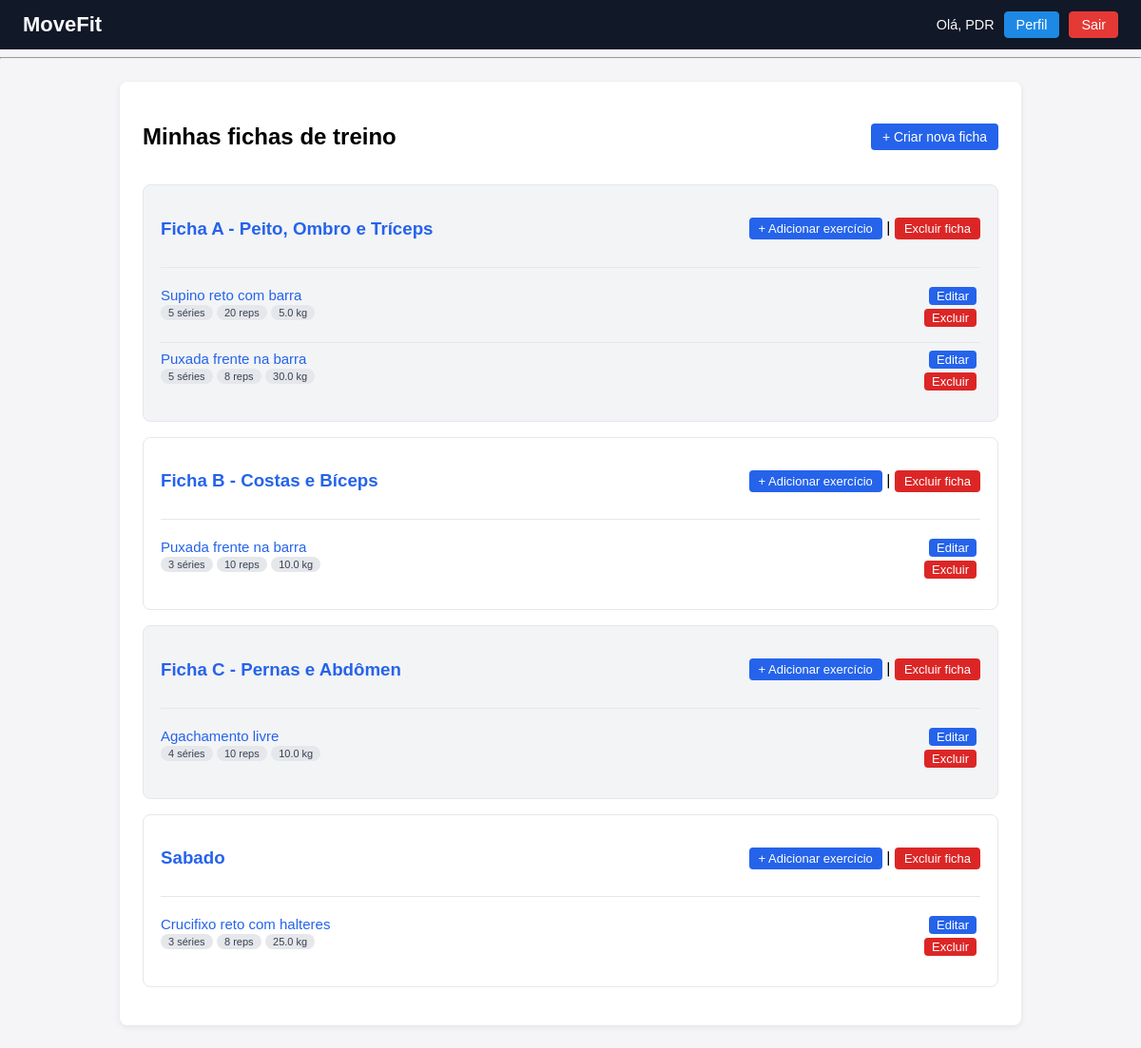
/treino/fichas/ (signed in), run on an earlier commit of the app's database.
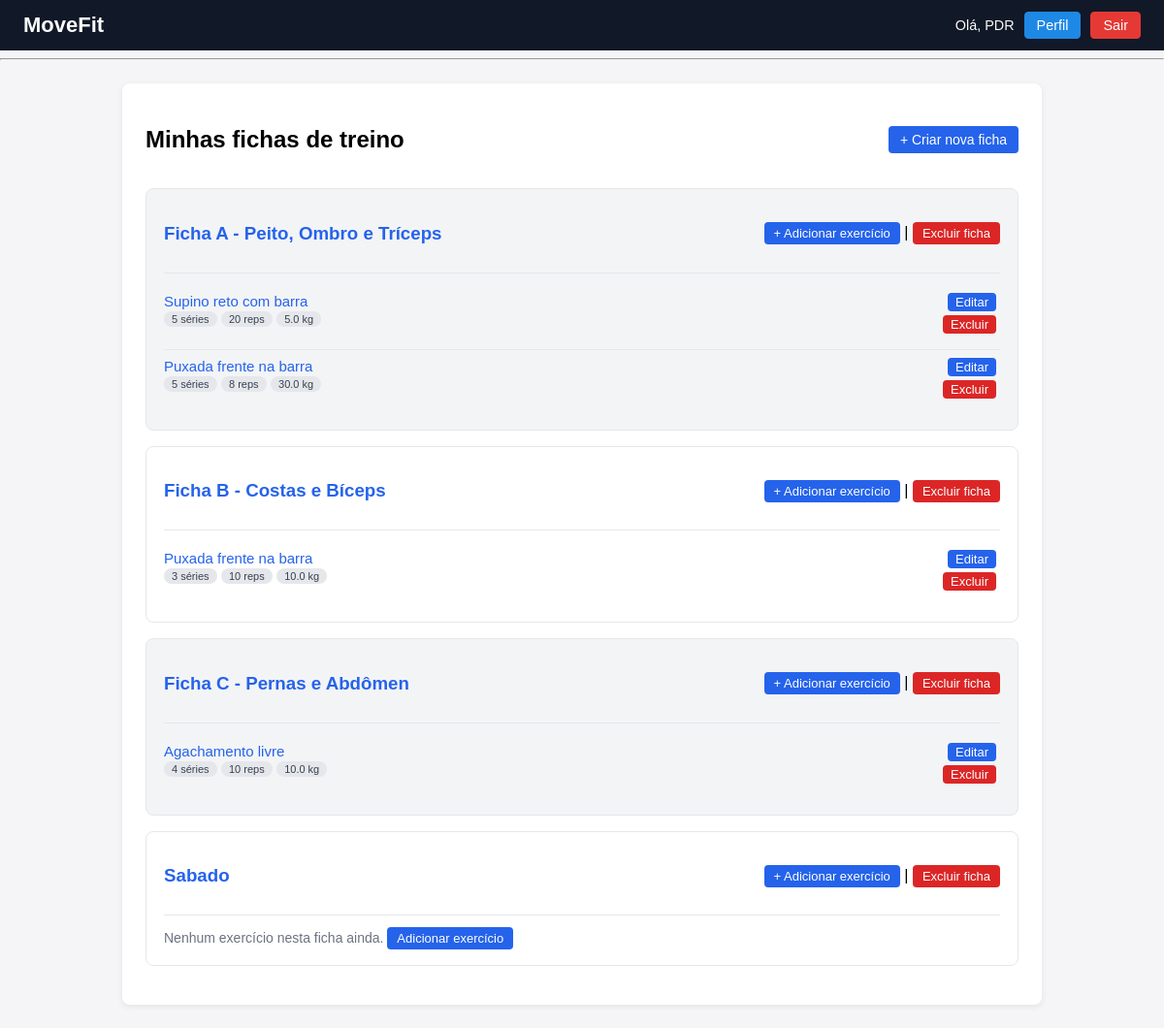
And on a later commit of the database.
### treino_app/models.py (models this page shows, shortened)
class FichaTreino(models.Model):
    usuario = models.ForeignKey(User, on_delete=models.CASCADE)
    nome = models.CharField(max_length=200)

class ItemFicha(models.Model):
    ficha = models.ForeignKey(FichaTreino, related_name="itens", on_delete=models.CASCADE)
    exercicio = models.ForeignKey(Exercicio, on_delete=models.CASCADE)
    series = models.PositiveIntegerField()
    repeticoes = models.PositiveIntegerField()
    peso = models.FloatField()

class Exercicio(models.Model):
    nome = models.CharField(max_length=200)
    gif_url = models.URLField(blank=True)

### treino_app/views.py (the view)
# urls.py: path('fichas/', views.fichas_list, name='fichas_list'),
@login_required
def fichas_list(request):
    fichas = FichaTreino.objects.filter(
        usuario=request.user
    ).prefetch_related('itens__exercicio')
    return render(request, 'treino/fichas_list.html', {'fichas': fichas})

### treino_app/templates/treino/fichas_list.html (shortened to what this page needs)
{% extends "base.html" %}
{% block content %}
  <div class="page-header">
    <h2>Minhas fichas de treino</h2>
    <a class="btn-primary" href="{% url 'criar_ficha' %}">+ Criar nova ficha</a>
  </div>
  {% for ficha in fichas %}
    <div class="ficha-card">
      <div class="ficha-card-header">
        <h3>
          <a href="{% url 'ficha_detalhe' ficha_id=ficha.id %}">{{ ficha.nome }}</a>
        </h3>
        <div class="ficha-card-header-actions">
          <a class="btn-link" href="{% url 'adicionar_item_ficha' ficha.id %}">
            + Adicionar exercício
          </a>
          |
          <a class="btn-link btn-danger" href="{% url 'excluir_ficha' ficha_id=ficha.id %}">
            Excluir ficha
          </a>
        </div>
      </div>
      <hr class="ficha-divider">
      {% if ficha.itens.all %}
        <ul class="ficha-itens">
          {% for item in ficha.itens.all %}
            <li class="ficha-item">
              <div class="ficha-item-content">
                <div class="ficha-item-main">
                  {% if item.exercicio.gif_url %}
                    <a href="#"
                       onclick="openGifModal('{{ item.exercicio.gif_url }}', '{{ item.exercicio.nome }}'); return false;">
                      {{ item.exercicio.nome }}
                    </a>
                  {% else %}
                    {{ item.exercicio.nome }}
                  {% endif %}
                </div>
                <div class="ficha-item-meta">
                  <span class="badge">{{ item.series }} séries</span>
                  <span class="badge">{{ item.repeticoes }} reps</span>
                  <span class="badge">{{ item.peso }} kg</span>
                </div>
              </div>
              <div class="ficha-item-actions">
                <a class="btn-xs" href="{% url 'editar_item_ficha' item.id %}">Editar</a>
                <a class="btn-xs btn-danger" href="{% url 'excluir_item_ficha' item.id %}">Excluir</a>
              </div>
            </li>
          {% endfor %}
        </ul>
      {% else %}
        <p class="empty-text">
          Nenhum exercício nesta ficha ainda.
          <a class="btn-link" href="{% url 'adicionar_item_ficha' ficha.id %}">Adicionar exercício</a>
        </p>
      {% endif %}
    </div>
  {% empty %}
    <p class="empty-text">
      Nenhuma ficha cadastrada.
      <a class="btn-link" href="{% url 'criar_ficha' %}">Criar primeira ficha</a>
    </p>
  {% endfor %}
{% endblock %}

What changed in the data, as far as the page shows it:
removed ItemFicha: exercicio.nome "Crucifixo reto com halteres", series "3", repeticoes "8", peso "25.0", shown under FichaTreino "Sabado"
shown differently, row unchanged: FichaTreino "Sabado": now shows "Nenhum exercício nesta ficha ainda. Adicionar exercício"
